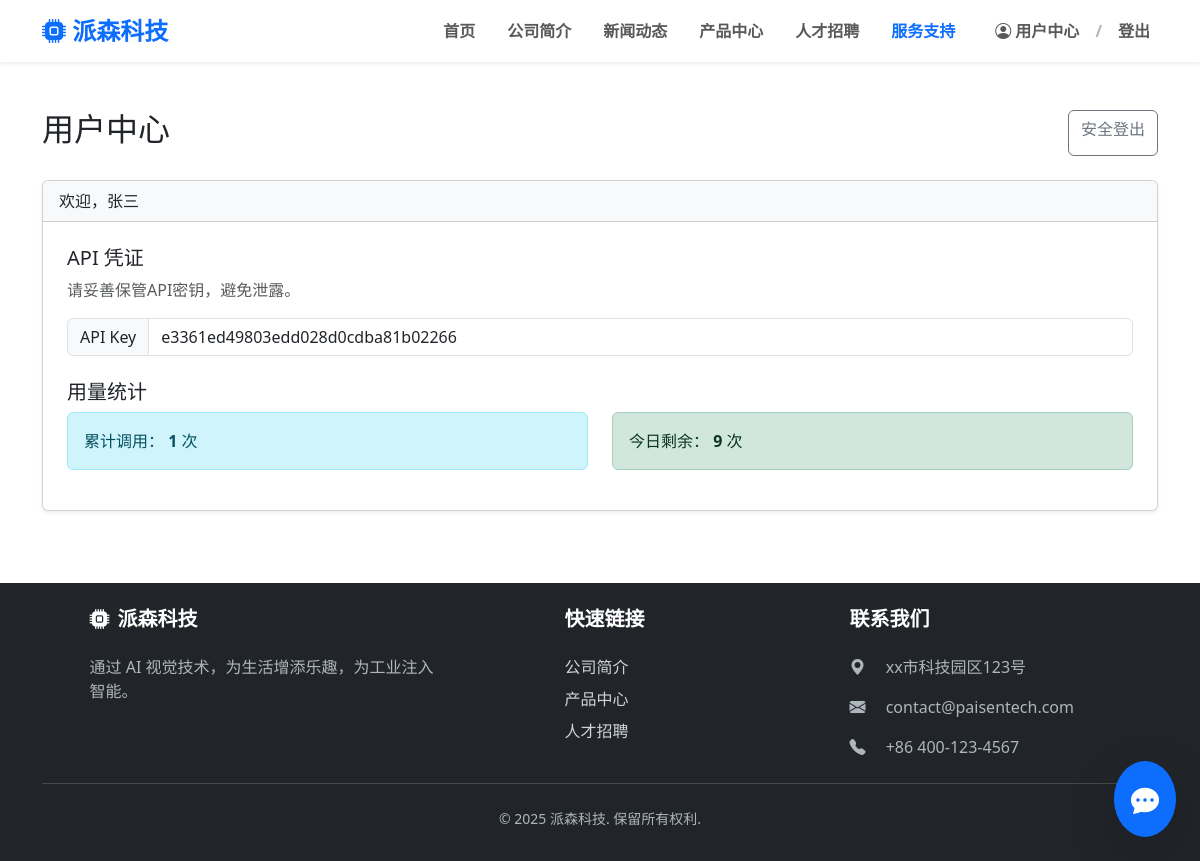
Page /support/dashboard (signed in) on the committed database.
### models/api_user.py (models this page shows)
class ApiUser(SQLModel, table=True):
    __tablename__ = "api_user"
    id: Optional[int] = Field(default=None, primary_key=True)
    username: str = Field(unique=True, index=True)
    hashed_password: str
    api_key: str = Field(unique=True, index=True)
    api_call_count: int = Field(default=0)
    last_api_call_date: Optional[date] = Field(default=None)
    daily_api_calls_left: int = Field(default=10)

### routers/support.py (the view)
@router.get("/dashboard", response_class=HTMLResponse)
async def get_user_dashboard_page(
    request: Request,
    current_user: ApiUser = Depends(get_current_api_user_web)
):
    return templates.TemplateResponse(request,"support/dashboard.html", {
        "active_page": "support", "user": current_user
    })

### templates/support/dashboard.html (shortened to what this page needs)
{% extends "base.html" %}
{% block content %}
<div class="container py-5">
    <div class="d-flex justify-content-between mb-4">
        <h2>用户中心</h2>
        <a href="{{ url_for('handle_api_user_logout') }}"
            class="btn btn-outline-secondary">安全登出</a>
    </div>
    <div class="card shadow-sm mb-4">
        <div class="card-header bg-light">欢迎，{{ user.username }}</div>
        <div class="card-body p-4">
            <h5>API 凭证</h5>
            <p class="text-muted">请妥善保管API密钥，避免泄露。</p>
            <div class="input-group mb-4">
                <span class="input-group-text">API Key</span>
                <input type="text" class="form-control" value="{{ user.api_key }}"
                    readonly>
            </div>
            <h5>用量统计</h5>
            <div class="row">
                <div class="col-md-6">
                    <div class="alert alert-info">累计调用：
                        <strong>{{ user.api_call_count }}</strong> 次</div>
                </div>
                <div class="col-md-6">
                    <div class="alert alert-success">今日剩余：
                        <strong>{{ user.daily_api_calls_left }}</strong> 次</div>
                </div>
            </div>
        </div>
    </div>
</div>
{% endblock %}

### rows in the picture
ApiUser: username "张三", api_key "e3361ed49803edd028d0cdba81b02266", api_call_count "1", daily_api_calls_left "9"
